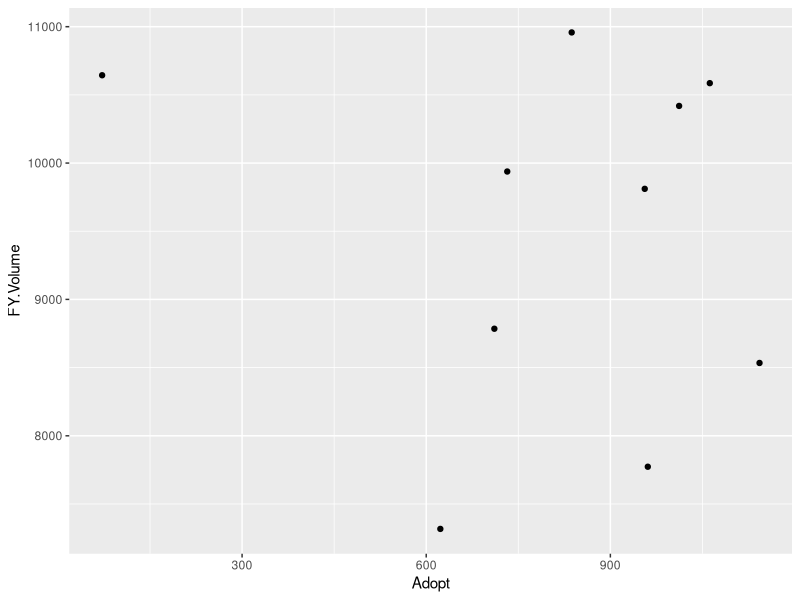

This figure's R source:
## ---- chunk 1
# Load libraries needed for tidying data.
library(tidyverse)
library(lubridate)
## ---- chunk 2
# Read in data files.
alberta_raw <- read.csv("data/I5-NB-Alberta.csv", stringsAsFactors = F, strip.white = T)
cats_raw <- read.csv("data/cats.csv", stringsAsFactors = F, strip.white = T)
## ---- chunk 3
# Examine traffic data structure.
str(alberta_raw)

# Delete rows of incomplete data
alberta <- alberta_raw[complete.cases(alberta_raw),]

# Convert "starttime" into class POSIXct
alberta$starttime <- mdy_hm(alberta$starttime, tz = "America/Los_Angeles")

# Check for completeness of data
alberta_year <- alberta %>%
  mutate(year = year(starttime))
table(alberta_year$year)
alberta_fy <- alberta_year %>%
  filter(starttime > "2005-06-30" & starttime < "2015-07-01")

# Creative way of Aggregating volume by fiscal year, July through June
alberta_fy$fy.adjust <- seq(ymd("2005-01-01"), ymd("2014-12-31"), by = "month")
alberta_fy <- alberta_fy %>%
  group_by(Fiscal.Year = year(fy.adjust)) %>%
  summarise(FY.Volume = sum(volume))
alberta_fy
## ---- chunk 4
str(cats_raw)

cats <- cats_raw %>%
  filter(between(Fiscal.Year, 2005, 2014))
cats
## ---- chunk 5
alberta_cats <- left_join(alberta_fy, cats, by = "Fiscal.Year")

alberta_cats_fig <- alberta_cats %>%
  ggplot(aes(x = Adopt, y = FY.Volume))+
  geom_point()
plot(alberta_cats_fig)
